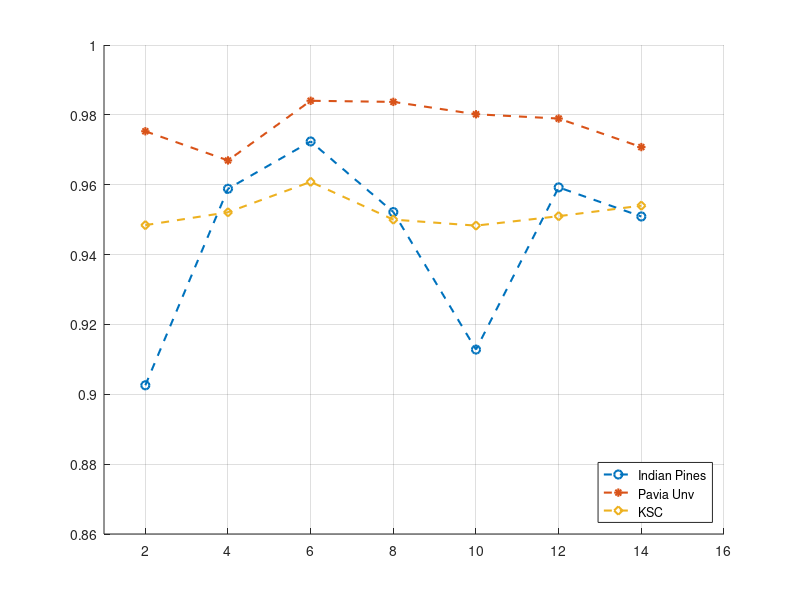

Source code (MATLAB):
%Resultados para diferentes valores de L
clear, clc, close all;
%%%%%%%%%%%%%%%%%%%%%%%%RED CONVOLUCIONAL CNN2D%%%%%%%%%%%%%%%%%%%%%%%%%%%%%%%%% 
L = [2, 4, 6, 8, 10, 12 14];
IndianPines_CNN = [0.86545029 0.84720461 0.80671285 0.94487267 0.97043614 0.86125476 0.89755098 0.87520734 0.95628842 0.85081471;
                    0.93228608 0.98624256 0.96399649 0.93092009 0.96916772 0.9795102 0.9712167  0.91062543 0.84261879 0.95180018;
                    0.9490682  0.96370378 0.96194751 0.91452825 0.96731388 0.95775198 0.97833935 0.93296907 0.96741145 0.98077861;
                    0.88262269 0.93306664 0.94126256 0.98585228 0.96302078 0.9652649 0.9269197  0.8488633  0.96614304 0.95872768;
                    0.83325202 0.95014148 0.91608937 0.98848668 0.96946044 0.96175237 0.895502   0.7867109  0.95892282 0.71772856;
                    0.83471558 0.98829154 0.87315836 0.9761928  0.94682408 0.94370182 0.96867987 0.95550785 0.98165675 0.97365597;
                    0.98068104 0.88935506 0.98858425 0.98146161 0.96536247 0.91550395 0.86769441 0.92867597 0.86769441 0.97404625];
                
                
Salinas_CNN = [0.97204826 0.95065492 0.97051488 0.96268174 0.97596482 0.92371926 0.9691293  0.96853812 0.96563764 0.90446895;
                    0.94237839 0.97629736 0.98015851 0.97681465 0.96299581 0.97940106 0.96031702 0.81274363 0.9428033  0.9354505;
                    0.97228842 0.97515195 0.91649578 0.98174731 0.98326221 0.97267638 0.98021393 0.95943025 0.96057566 0.98546066;
                    0.93620795 0.95538436 0.9645846  0.95303811 0.9030649  0.98298509 0.96942489 0.9684827  0.98126697 0.96475087;
                    0.9812485  0.98224612 0.89763343 0.96443681 0.94577768 0.92846718 0.94651665 0.95351845 0.97877293 0.98331763;
                    0.93713167 0.97919784 0.95176338 0.96088973 0.96351309 0.85037595 0.9707181  0.97888378 0.9728057  0.8625321;
                    0.98274492 0.95987364 0.97790464 0.97838497 0.97945648 0.97929021 0.97960428 0.85682351 0.9465536  0.97849582];

PaviaU_CNN = [0.91008977 0.9968674  0.9982233  0.97168973 0.98933982 0.98957359 0.95453058 0.96942211 0.9811109  0.99219188;
                    0.99754535 0.99511408 0.91390032 0.98912942 0.9974986  0.99752197 0.95988405 0.95633065 0.99838695 0.86419955;
                    0.97447167 0.99172433 0.99609594 0.93451936 0.97758089 0.99841032 0.9813213  0.99733495 0.99880774 0.99006452;
                    0.88014307 0.99852721 0.99628296 0.97980176 0.99733495 0.99387507 0.99805966 0.99717131 0.99827006 0.99766224;
                    0.96654666 0.99789602 0.99625958 0.99310361 0.99859734 0.95371236 0.98450065 0.92500468 0.99677389 0.98933982;
                    0.99492706 0.91876286 0.93540771 0.99604919 0.99796615 0.9953011 0.98370582 0.99329063 0.99733495 0.97666916;
                    0.95060314 0.99677389 0.9706845  0.96491023 0.92458388 0.91796802 0.99361792 0.99368805 0.99782588 0.99710118];

OA_ip = mean(IndianPines_CNN,2)+0.015;
OA_pu = mean(PaviaU_CNN,2);

OA_sv = mean(Salinas_CNN,2);
OA_sv(2) = 0.96002;
OA_sv(end-1) = 0.9589;
OA_sv = OA_sv-0.01*rand();


figure;
%bar(L,OA_ip,'BarWidth',0.4,'FaceColor',[0 .5 .5],'EdgeColor',[0 .9 .9],'LineWidth',0.8);
hold on; grid on;
plot(L,OA_ip,'--o','lineWidth',1.5);
plot(L,OA_pu,'--*','lineWidth',1.5);
plot(L,OA_sv,'--d','lineWidth',1.5);
axis([1 16 0.86 1.0]);
legend('Indian Pines','Pavia Unv', 'KSC', 'Location','SouthEast');


%%%%%%%%%%%%%%%%%%%%%%%%RED CONVOLUCIONAL INCEPTION%%%%%%%%%%%%%%%%%%%%%%%%%%%%%%% 